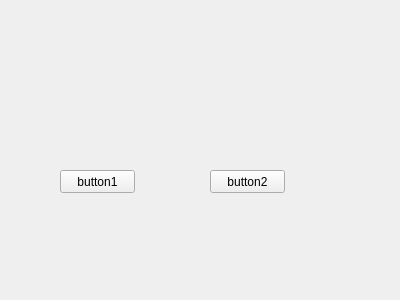
<?xml version="1.0" encoding="UTF-8"?>
<ui version="4.0">
 <class>Form</class>
 <widget class="QWidget" name="Form">
  <property name="geometry">
   <rect>
    <x>0</x>
    <y>0</y>
    <width>400</width>
    <height>300</height>
   </rect>
  </property>
  <property name="windowTitle">
   <string>Form</string>
  </property>
  <widget class="QPushButton" name="pushButton">
   <property name="geometry">
    <rect>
     <x>60</x>
     <y>170</y>
     <width>75</width>
     <height>23</height>
    </rect>
   </property>
   <property name="text">
    <string>button1</string>
   </property>
  </widget>
  <widget class="QPushButton" name="pushButton_2">
   <property name="geometry">
    <rect>
     <x>210</x>
     <y>170</y>
     <width>75</width>
     <height>23</height>
    </rect>
   </property>
   <property name="text">
    <string>button2</string>
   </property>
  </widget>
 </widget>
 <resources/>
 <connections/>
</ui>
